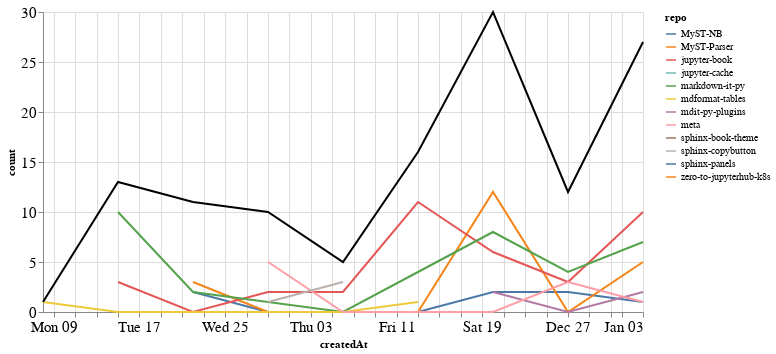

Here is the notebook cell this chart was saved with:
### Markdown cell above
### Comments

### Code cell
comments_time = comments.groupby('repo').resample('W', on='createdAt').count()['author'].reset_index()
comments_time = comments_time.rename(columns={'author': 'count'})
comments_time_total = comments_time.groupby('createdAt').agg({"count": "sum"}).reset_index()
ch1 = alt.Chart(comments_time, width=600).mark_line().encode(
    x='createdAt',
    y='count',
    color='repo',
    tooltip="repo"
)

ch2 = alt.Chart(comments_time_total, width=600).mark_line(color="black").encode(
    x='createdAt',
    y='count',
)

ch1 + ch2

### Figure 1 — Vega-Lite specification as saved in the notebook (floating-point values rounded to 4 significant figures)
{"config": {"axisLeft": {"labelFontSize": 15}, "axisBottom": {"labelFontSize": 15}}, "layer": [{"data": {"name": "data-5906b6ea337e04811e5aa18ad3245f61"}, "mark": "line", "encoding": {"color": {"type": "nominal", "field": "repo"}, "tooltip": {"type": "nominal", "field": "repo"}, "x": {"type": "temporal", "field": "createdAt"}, "y": {"type": "quantitative", "field": "count"}}, "width": 600}, {"data": {"name": "data-fd1ee9ed02a0b27a49ec0168e31af61f"}, "mark": {"type": "line", "color": "black"}, "encoding": {"x": {"type": "temporal", "field": "createdAt"}, "y": {"type": "quantitative", "field": "count"}}, "width": 600}], "$schema": "https://vega.github.io/schema/vega-lite/v4.8.1.json", "datasets": {"data-5906b6ea337e04811e5aa18ad3245f61": [{"repo": "MyST-NB", "createdAt": "2020-11-22T00:00:00", "count": 2}, {"repo": "MyST-NB", "createdAt": "2020-11-29T00:00:00", "count": 0}, {"repo": "MyST-NB", "createdAt": "2020-12-06T00:00:00", "count": 0}, {"repo": "MyST-NB", "createdAt": "2020-12-13T00:00:00", "count": 0}, {"repo": "MyST-NB", "createdAt": "2020-12-20T00:00:00", "count": 2}, {"repo": "MyST-NB", "createdAt": "2020-12-27T00:00:00", "count": 2}, {"repo": "MyST-NB", "createdAt": "2021-01-03T00:00:00", "count": 1}, {"repo": "MyST-Parser", "createdAt": "2020-11-22T00:00:00", "count": 3}, {"repo": "MyST-Parser", "createdAt": "2020-11-29T00:00:00", "count": 0}, {"repo": "MyST-Parser", "createdAt": "2020-12-06T00:00:00", "count": 0}, {"repo": "MyST-Parser", "createdAt": "2020-12-13T00:00:00", "count": 0}, {"repo": "MyST-Parser", "createdAt": "2020-12-20T00:00:00", "count": 12}, {"repo": "MyST-Parser", "createdAt": "2020-12-27T00:00:00", "count": 0}, {"repo": "MyST-Parser", "createdAt": "2021-01-03T00:00:00", "count": 5}, {"repo": "jupyter-book", "createdAt": "2020-11-15T00:00:00", "count": 3}, {"repo": "jupyter-book", "createdAt": "2020-11-22T00:00:00", "count": 0}, {"repo": "jupyter-book", "createdAt": "2020-11-29T00:00:00", "count": 2}, {"repo": "jupyter-book", "createdAt": "2020-12-06T00:00:00", "count": 2}, {"repo": "jupyter-book", "createdAt": "2020-12-13T00:00:00", "count": 11}, {"repo": "jupyter-book", "createdAt": "2020-12-20T00:00:00", "count": 6}, {"repo": "jupyter-book", "createdAt": "2020-12-27T00:00:00", "count": 3}, {"repo": "jupyter-book", "createdAt": "2021-01-03T00:00:00", "count": 10}, {"repo": "jupyter-cache", "createdAt": "2020-11-22T00:00:00", "count": 1}, {"repo": "markdown-it-py", "createdAt": "2020-11-15T00:00:00", "count": 10}, {"repo": "markdown-it-py", "createdAt": "2020-11-22T00:00:00", "count": 2}, {"repo": "markdown-it-py", "createdAt": "2020-11-29T00:00:00", "count": 1}, {"repo": "markdown-it-py", "createdAt": "2020-12-06T00:00:00", "count": 0}, {"repo": "markdown-it-py", "createdAt": "2020-12-13T00:00:00", "count": 4}, {"repo": "markdown-it-py", "createdAt": "2020-12-20T00:00:00", "count": 8}, {"repo": "markdown-it-py", "createdAt": "2020-12-27T00:00:00", "count": 4}, {"repo": "markdown-it-py", "createdAt": "2021-01-03T00:00:00", "count": 7}, {"repo": "mdformat-tables", "createdAt": "2020-11-08T00:00:00", "count": 1}, {"repo": "mdformat-tables", "createdAt": "2020-11-15T00:00:00", "count": 0}, {"repo": "mdformat-tables", "createdAt": "2020-11-22T00:00:00", "count": 0}, {"repo": "mdformat-tables", "createdAt": "2020-11-29T00:00:00", "count": 0}, {"repo": "mdformat-tables", "createdAt": "2020-12-06T00:00:00", "count": 0}, {"repo": "mdformat-tables", "createdAt": "2020-12-13T00:00:00", "count": 1}, {"repo": "mdit-py-plugins", "createdAt": "2020-12-20T00:00:00", "count": 2}, {"repo": "mdit-py-plugins", "createdAt": "2020-12-27T00:00:00", "count": 0}, {"repo": "mdit-py-plugins", "createdAt": "2021-01-03T00:00:00", "count": 2}, {"repo": "meta", "createdAt": "2020-11-29T00:00:00", "count": 5}, {"repo": "meta", "createdAt": "2020-12-06T00:00:00", "count": 0}, {"repo": "meta", "createdAt": "2020-12-13T00:00:00", "count": 0}, {"repo": "meta", "createdAt": "2020-12-20T00:00:00", "count": 0}, {"repo": "meta", "createdAt": "2020-12-27T00:00:00", "count": 3}, {"repo": "meta", "createdAt": "2021-01-03T00:00:00", "count": 1}, {"repo": "sphinx-book-theme", "createdAt": "2020-11-22T00:00:00", "count": 3}, {"repo": "sphinx-copybutton", "createdAt": "2020-11-29T00:00:00", "count": 1}, {"repo": "sphinx-copybutton", "createdAt": "2020-12-06T00:00:00", "count": 3}, {"repo": "sphinx-panels", "createdAt": "2020-11-29T00:00:00", "count": 1}, {"repo": "zero-to-jupyterhub-k8s", "createdAt": "2021-01-03T00:00:00", "count": 1}], "data-fd1ee9ed02a0b27a49ec0168e31af61f": [{"createdAt": "2020-11-08T00:00:00", "count": 1}, {"createdAt": "2020-11-15T00:00:00", "count": 13}, {"createdAt": "2020-11-22T00:00:00", "count": 11}, {"createdAt": "2020-11-29T00:00:00", "count": 10}, {"createdAt": "2020-12-06T00:00:00", "count": 5}, {"createdAt": "2020-12-13T00:00:00", "count": 16}, {"createdAt": "2020-12-20T00:00:00", "count": 30}, {"createdAt": "2020-12-27T00:00:00", "count": 12}, {"createdAt": "2021-01-03T00:00:00", "count": 27}]}}
